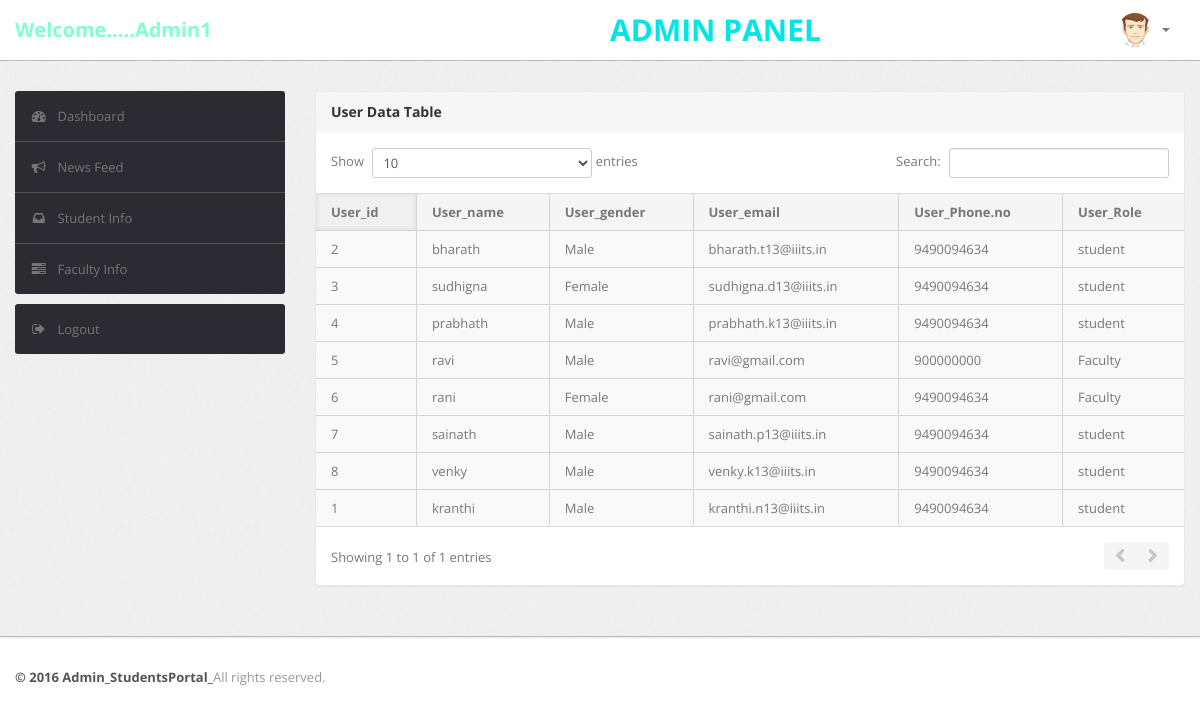
Page /Project_BTP/Admin/table.php (signed in) on the committed database.
### tables this page shows
CREATE TABLE `User` (
  `U_id` int(11) NOT NULL,
  `F_name` varchar(20) DEFAULT NULL,
  `L_name` varchar(20) DEFAULT NULL,
  `U_name` varchar(20) DEFAULT NULL,
  `U_gender` varchar(10) DEFAULT NULL,
  `U_email` varchar(40) DEFAULT NULL,
  `U_password` varchar(100) DEFAULT NULL,
  `U_phone_no` varchar(20) DEFAULT NULL,
  `U_category` varchar(20) DEFAULT NULL
);

### Project_BTP/Admin/table.php (the view, shortened to what this page needs)
<?php
include "dbConfig.php";
?>
<!DOCTYPE html>
<html lang="en">
<head>
    <head>
        <link type="text/css" href="bootstrap/css/bootstrap.min.css" rel="stylesheet">
        <link type="text/css" href="bootstrap/css/bootstrap-responsive.min.css" rel="stylesheet">
        <link type="text/css" href="css/theme.css" rel="stylesheet">
        <link type="text/css" href="images/icons/css/font-awesome.css" rel="stylesheet">
    </head>
    <body>
        <div class="navbar navbar-fixed-top">
            <div class="navbar-inner">
                <div class="container">
                        <?php echo '<a class="brand"><font color="Aquamarine">Welcome.....'.$_SESSION['User'].'</font></a>'; ?>
                        <center class="brand" style="position: absolute;left: 610px;font-size: 30px;"><font color="#00e6e6">ADMIN PANEL</font></center>
                    <div class="nav-collapse collapse navbar-inverse-collapse">
                        <ul class="nav pull-right">
                            <li class="nav-user dropdown"><a href="#" class="dropdown-toggle" data-toggle="dropdown">
                                <img src="images/user.png" class="nav-avatar" />
                                <b class="caret"></b></a>
                            </li>
                        </ul>
                    </div>
                </div>
            </div>
        </div>
        <div class="wrapper">
            <div class="container">
                <div class="row">
                  <div class="span3">
                        <div class="sidebar">
                            <ul class="widget widget-menu unstyled">
                                <li class="active"><a href="main.php"><i class="menu-icon icon-dashboard"></i>Dashboard
                                </a></li>
                                <li><a href="activity.html"><i class="menu-icon icon-bullhorn"></i>News Feed </a>
                                </li>
                                <li><a href="message.html"><i class="menu-icon icon-inbox"></i>Student Info</a></li>
                                <li><a href="task.html"><i class="menu-icon icon-tasks"></i>Faculty Info</a></li>
                            </ul>
                            <ul class="widget widget-menu unstyled">
                                <li><a href="logout.php"><i class="menu-icon icon-signout"></i>Logout </a></li>
                            </ul>
                        </div>
                    </div>
                    <div class="span9">
                        <div class="content">
                            <div class="module">
                                <div class="module-head">
                                    <h3>User Data Table</h3>
                                </div>
                                <div class="module-body table">
                                    <table cellpadding="0" cellspacing="0" border="0" class="datatable-1 table table-bordered table-striped	 display"
                                        width="100%">
                                        <thead>
                                            <tr>
                                                <th>
                                                    User_id
                                                </th>
                                                <th>
                                                    User_name
                                                </th>
                                                <th>
                                                    User_gender
                                                </th>
                                                <th>
                                                    User_email
                                                </th>
                                                <th>
                                                    User_Phone.no
                                                </th>
                                                <th>
                                                    User_Role
                                                </th>
                                            </tr>
                                        </thead>
                                        <?php
                                        $sql = "SELECT U_id,U_name,U_gender,U_email,U_phone_no,U_category FROM User";
                                        $result = $conn->query($sql);
                                        if ($result->num_rows > 0) {
                                        while($row = $result->fetch_assoc())
                                        {
                                      echo '<tbody>
                                            <tr class="odd gradeX">
                                                <td class="center" >'.
                                                    $row["U_id"].'
                                                </td>
                                                <td>'.
                                                    $row["U_name"].'
                                                </td>
                                                <td>'.
                                                    $row["U_gender"].'
                                                </td>
                                                <td>'.
                                                    $row["U_email"].'
                                                </td>
                                                <td>'.
                                                    $row["U_phone_no"].'
                                                </td>
                                                <td>'.
                                                    $row["U_category"].'
                                                </td>
                                            </tr>';
                                        }}
                                               ?>
                                    </table>
                                </div>
                            </div>
                        </div>
                    </div>
                </div>
            </div>
        </div>
        <div class="footer">
            <div class="container">
                <b class="copyright">&copy; 2016 Admin_StudentsPortal_</b>All rights reserved.
            </div>
        </div>
    </body>

### rows in the picture
user: U_id "1", U_name "kranthi", U_gender "Male", U_email "kranthi.n13@iiits.in", U_phone_no "9490094634", U_category "student"
user: U_id "2", U_name "bharath", U_gender "Male", U_email "bharath.t13@iiits.in", U_phone_no "9490094634", U_category "student"
user: U_id "3", U_name "sudhigna", U_gender "Female", U_email "sudhigna.d13@iiits.in", U_phone_no "9490094634", U_category "student"
user: U_id "4", U_name "prabhath", U_gender "Male", U_email "prabhath.k13@iiits.in", U_phone_no "9490094634", U_category "student"
user: U_id "5", U_name "ravi", U_gender "Male", U_email "ravi@gmail.com", U_phone_no "900000000", U_category "Faculty"
user: U_id "6", U_name "rani", U_gender "Female", U_email "rani@gmail.com", U_phone_no "9490094634", U_category "Faculty"
user: U_id "7", U_name "sainath", U_gender "Male", U_email "sainath.p13@iiits.in", U_phone_no "9490094634", U_category "student"
user: U_id "8", U_name "venky", U_gender "Male", U_email "venky.k13@iiits.in", U_phone_no "9490094634", U_category "student"

### other values in the picture
$_SESSION['User'] "Admin1"
